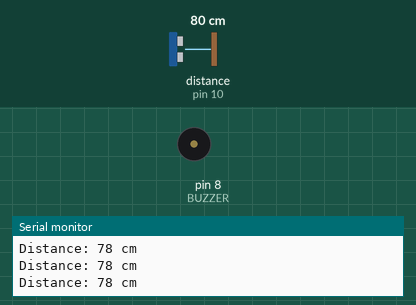
Recording of a sketch running on a simulated Arduino Uno, built with avr-gcc and run on an emulated ATmega328P. Parts: buzzer (waves = sounding, pin HIGH), the last lines printed to the serial monitor. Wiring (inferred from the names in the program): ultrasonic range finder: trigger pin 9; echo pin 10. The inputs (shaded band) are chosen by the test bench; at power-on: distance to the obstacle (sensor on pin 10) 80 cm. The echo pulse lasts 58.3 µs per cm; pins used as bus, display or sensor lines are not drawn.

Above: at 1.3 s.
1.4 s: distance to the obstacle (sensor on pin 10) set to 97 cm
4.5 s: distance to the obstacle (sensor on pin 10) set to 106 cm
At 5.4 s:
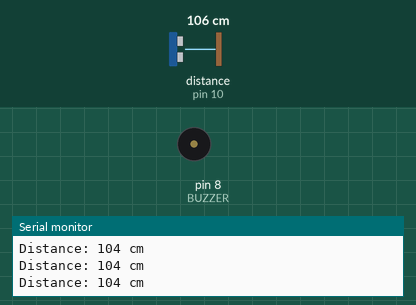
Timing chart, 0 to 7.5 s (numbered marks = the images above; inputs shaded):
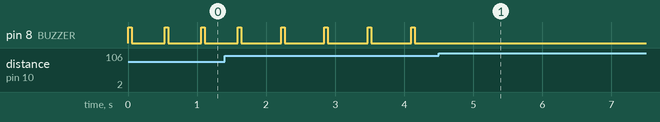

The sketch:

ICONIC_SWEP25_PROJECT.ino
```cpp
#define TRIG_PIN 9    // Ultrasonic sensor trigger pin
#define ECHO_PIN 10   // Ultrasonic sensor echo pin
#define BUZZER 8      // Buzzer pin

long duration;
int distance;

void setup() {
  pinMode(TRIG_PIN, OUTPUT);
  pinMode(ECHO_PIN, INPUT);
  pinMode(BUZZER, OUTPUT);
  Serial.begin(9600);
}

void loop() {
  // Send ultrasonic pulse
  digitalWrite(TRIG_PIN, LOW);
  delayMicroseconds(2);
  digitalWrite(TRIG_PIN, HIGH);
  delayMicroseconds(10);
  digitalWrite(TRIG_PIN, LOW);

  // Read echo time
  duration = pulseIn(ECHO_PIN, HIGH, 30000); // timeout 30ms (~5m range)

  // Convert time to distance (cm)
  distance = duration * 0.034 / 2;

  Serial.print("Distance: ");
  Serial.print(distance);
  Serial.println(" cm");

  // If object detected within 100cm
  if (distance > 0 && distance <= 100) {
    // Map distance to beep delay: closer → faster beep
    int beepDelay = map(distance, 5, 100, 50, 600);
    digitalWrite(BUZZER, HIGH);
    delay(50);              // short beep
    digitalWrite(BUZZER, LOW);
    delay(beepDelay);       // pause before next beep
  } else {
    digitalWrite(BUZZER, LOW); // no obstacle → silent
  }
}
```

Measured:
- the behaviour switches between 102 and 103 cm on distance to the obstacle (sensor on pin 10) (found by bisection; images 0 and 1)
- after the input at 4.5 s, pin 8 (BUZZER): stops changing and stays LOW
- by itself, pin 8 (BUZZER): alternates HIGH for 0.05 s and LOW for 0.58 s
